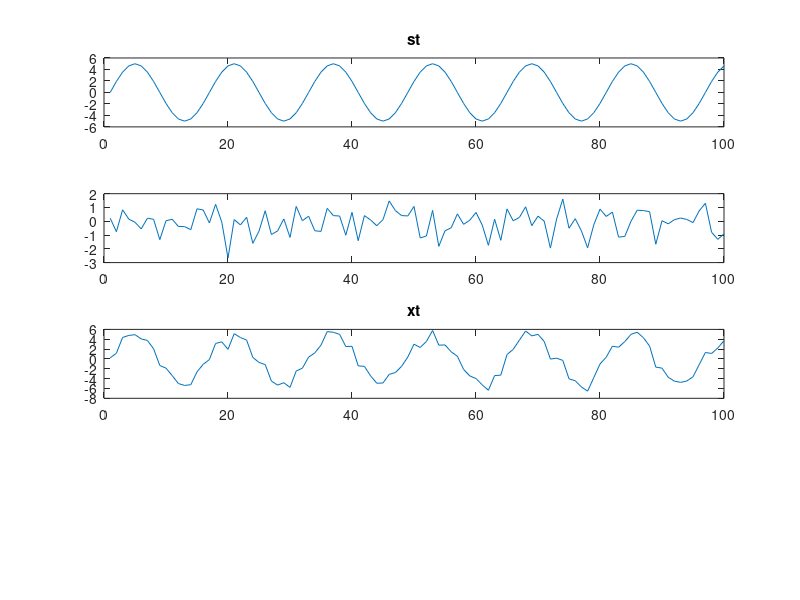
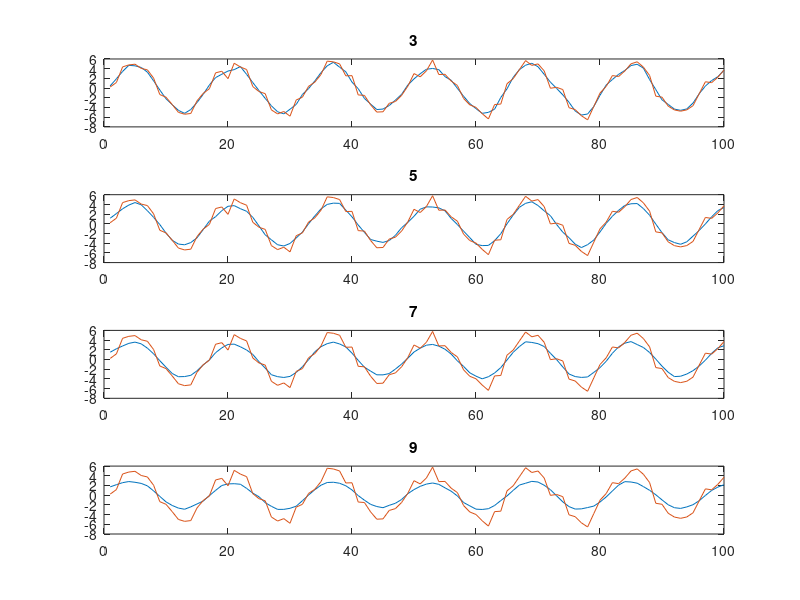

The MATLAB source for these figures, in order:
% khoi tao cac bien
Fs = 16000;
time = 2;
F = 1000;

% khoi tao mang t voi tan so lay mau la Fs
t=(0:1/Fs:time);

% ve tin hieu st
st = 5*sin(2*pi*F*t);
subplot(4,1,1);
plot( st(1:100));
title ('st');

%Phat am thanh va dung 2 giay
sound(st, Fs);


% random tin hieu nhieu tu 1->n voi n la tan so lay mau
n = length(t);
noise = randn(1,n);

% ve noise
subplot(4,1,2);
plot(noise(1:100));

% x(t) = st(t) + noise(t)
xt = st + noise;
% ve xt
subplot(4, 1, 3);
plot( xt(1:100));
title('xt');
% phat am thanh
sound(xt,Fs);
figure;
M = [3,5,7,9];
for i =1:length(M)

    mt1=ones(1,M(i));
% khoi tao he so cua x    
    num = 1/M(i)*mt1;
%  khoi tao he so cua y   
    den =[1 zeros(1,M(i)-1)];
% bo loc trung binh truot    
    yt = filter(num,den,xt);
% khoang cach lech pha
    d=(M(i)-1)/2;
% y sau khi da dich    
    ydich= [yt(d+1:end) zeros(1,d)];

    rmse = sqrt((sum((ydich-st).*(ydich-st)))/n);
    subplot(4,1,i);
    plot(ydich(1:100));
    hold on;
    plot(xt(1:100));
    title(M(i));
end


